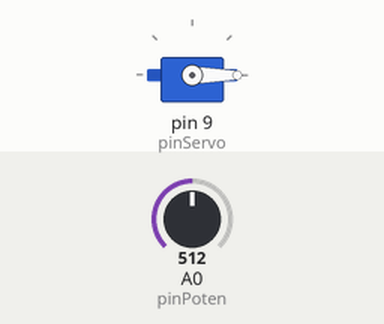
Recording of a sketch running on a simulated Arduino Uno, built with avr-gcc and run on an emulated ATmega328P. Shown: servo. Inputs (shaded band) come from the test bench; at power-on: A0 (pinPoten) = 512.

Above: at 1.2 s.
1.3 s: A0 (pinPoten) set to 306
At 2.4 s:
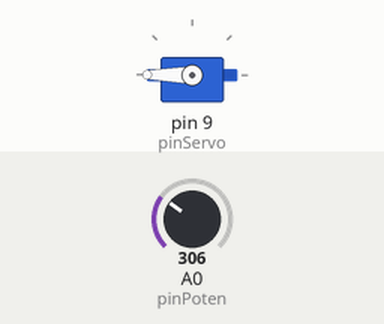
2.8 s: A0 (pinPoten) set to 150
At 3.4 s:
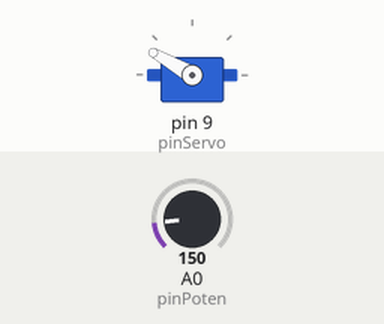
4.3 s: A0 (pinPoten) set to 170
At 5.5 s:
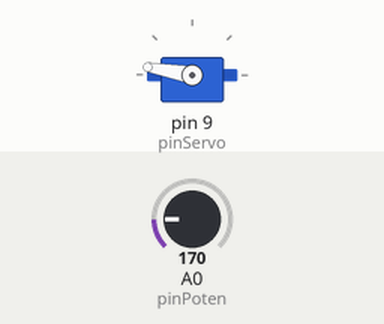
5.8 s: A0 (pinPoten) set to 122
At 6.7 s:
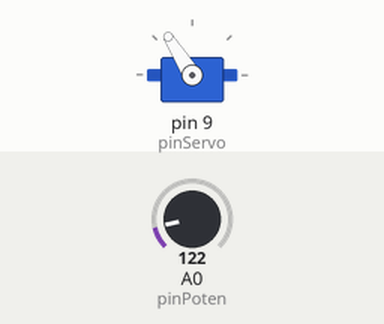
7.3 s: A0 (pinPoten) set to 900
At 7.7 s:
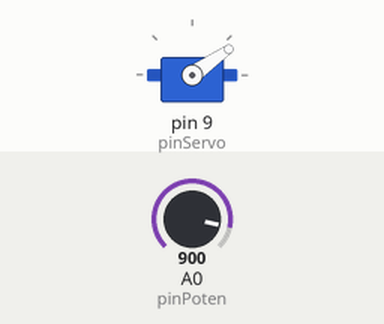
8.8 s: A0 (pinPoten) set to 511
At 10.0 s:
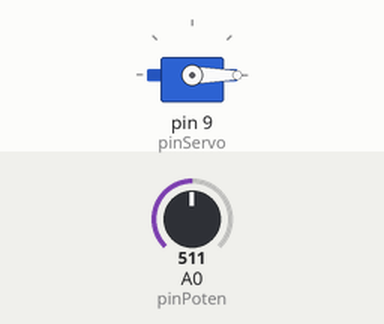
Timing chart, 0 to 11.3 s (numbered marks = the images above; inputs shaded):
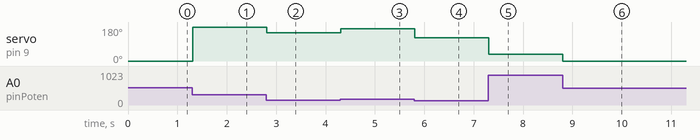

The sketch:

Potenciometro_y_Servomotor.ino
```cpp
#include <Servo.h>

Servo miServo;

const byte anguloMax = 160;
const byte anguloMin = 0;
const byte pinServo = 9;
const byte pinPoten = A0;

void setup() {
  Serial.begin(9600);

  miServo.attach(pinServo);

}

void loop() {
  int valor = analogRead(pinPoten);
  int valorAdapt = map(valor,0,1024,anguloMin,anguloMax);
  miServo.write(valor);
  delay(20);

}
```

Measured:
- after the input at 1.3 s, servo on pin 9 (pinServo): 0° → 180° at once
- after the input at 2.8 s, servo on pin 9 (pinServo): 180° → 150° at once
- after the input at 4.3 s, servo on pin 9 (pinServo): 150° → 170° at once
- after the input at 5.8 s, servo on pin 9 (pinServo): 170° → 122° at once
- after the input at 7.3 s, servo on pin 9 (pinServo): 122° → 35° at once
- after the input at 8.8 s, servo on pin 9 (pinServo): 35° → 0° at once
